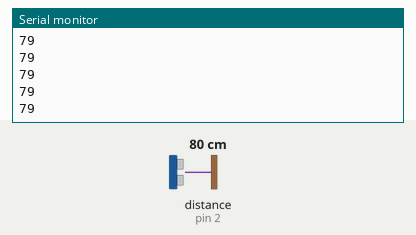
This sketch was run on a simulated Arduino Uno, built with avr-gcc and run on an emulated ATmega328P. On the bench: the last lines printed to the serial monitor. Wiring (inferred from the names in the program): ultrasonic range finder: trigger pin 2; echo pin 2. The inputs (shaded band) are chosen by the test bench; at power-on: distance to the obstacle (sensor on pin 2) 80 cm. The echo pulse lasts 58.3 µs per cm.

Above: at 1.2 s.
1.3 s: distance to the obstacle (sensor on pin 2) set to 2 cm
At 2.4 s:
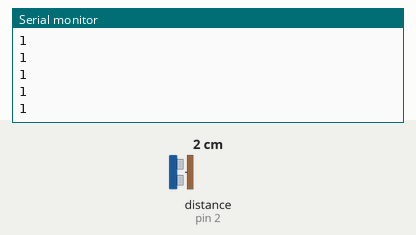
2.8 s: distance to the obstacle (sensor on pin 2) set to 4 cm
At 3.9 s:
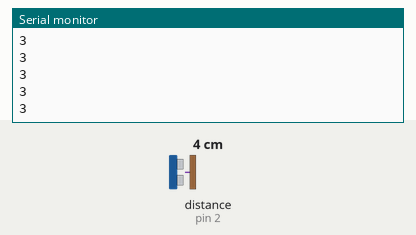
Timing chart, 0 to 5.8 s (numbered marks = the images above; inputs shaded):
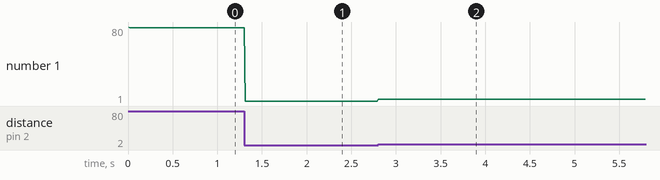

The sketch:

OneWirePing_Example.ino
```cpp
const int      LED_PIN      = 1     ;
const int      PING_PIN     = 2     ;
const long int PING_TIMEOUT = 10000 ;

void setup() {
  pinMode(LED_PIN, OUTPUT);
  pinMode(PING_PIN, OUTPUT);
  digitalWrite(PING_PIN, LOW);

  // Comment out this and other serial lines if using this on
  //  the Gemma:
  Serial.begin(9600);
}

void loop() {
  digitalWrite(PING_PIN, LOW);
  delayMicroseconds(5);
  digitalWrite(PING_PIN, HIGH);
  delayMicroseconds(10);
  digitalWrite(PING_PIN, LOW);

  pinMode(2, INPUT);
  int echoTime = pulseIn(PING_PIN, HIGH, PING_TIMEOUT);
  int distanceCM = (echoTime / 29.1) / 2;

  // Uncomment this line if using the Gemma, so you can see
  //  what the measured value is:
  //blinkDistance(distanceCM);

  // Comment out this and other serial lines if using this on
  //  the Gemma:
  Serial.println(distanceCM);

  pinMode(PING_PIN, OUTPUT);
  delay(10);

}

void blinkDistance(int distance){
  int timesToBlink = (distance)/2 + 1;

  for (int i=0; i<timesToBlink; ++i) {
    digitalWrite(LED_PIN, HIGH);
    delay(200);
    digitalWrite(LED_PIN, LOW);
    delay(200);
  }
}
```

Measured:
- after the input at 1.3 s, the serial monitor: prints a new line at once (image 1)
- after the input at 2.8 s, the serial monitor: prints a new line at once (image 2)
- plotted number 1: 79 → 1 after the input at 1.3 s, 1 → 3 after the input at 2.8 s
